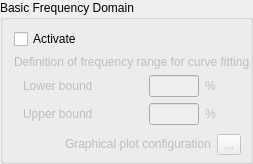
                 <widget class="QGroupBox" name="groupBox_BFD">
                  <property name="sizePolicy">
                   <sizepolicy hsizetype="Preferred" vsizetype="Minimum">
                    <horstretch>0</horstretch>
                    <verstretch>0</verstretch>
                   </sizepolicy>
                  </property>
                  <property name="minimumSize">
                   <size>
                    <width>250</width>
                    <height>0</height>
                   </size>
                  </property>
                  <property name="title">
                   <string>Basic Frequency Domain</string>
                  </property>
                  <layout class="QVBoxLayout" name="verticalLayout_16">
                   <property name="spacing">
                    <number>6</number>
                   </property>
                   <property name="topMargin">
                    <number>9</number>
                   </property>
                   <property name="rightMargin">
                    <number>0</number>
                   </property>
                   <property name="bottomMargin">
                    <number>3</number>
                   </property>
                   <item>
                    <widget class="QCheckBox" name="checkBox_activate_BFD">
                     <property name="text">
                      <string>Activate</string>
                     </property>
                    </widget>
                   </item>
                   <item>
                    <widget class="QLabel" name="label_curveFittingFrequency_BFD">
                     <property name="enabled">
                      <bool>false</bool>
                     </property>
                     <property name="sizePolicy">
                      <sizepolicy hsizetype="Fixed" vsizetype="Fixed">
                       <horstretch>0</horstretch>
                       <verstretch>0</verstretch>
                      </sizepolicy>
                     </property>
                     <property name="minimumSize">
                      <size>
                       <width>120</width>
                       <height>0</height>
                      </size>
                     </property>
                     <property name="toolTip">
                      <string/>
                     </property>
                     <property name="toolTipDuration">
                      <number>0</number>
                     </property>
                     <property name="text">
                      <string>Definition of frequency range for curve fitting</string>
                     </property>
                     <property name="alignment">
                      <set>Qt::AlignJustify|Qt::AlignVCenter</set>
                     </property>
                    </widget>
                   </item>
                   <item>
                    <widget class="QWidget" name="widget_curveFittingFrequencyLowerBound_BFD" native="true">
                     <property name="sizePolicy">
                      <sizepolicy hsizetype="Fixed" vsizetype="Fixed">
                       <horstretch>0</horstretch>
                       <verstretch>0</verstretch>
                      </sizepolicy>
                     </property>
                     <property name="minimumSize">
                      <size>
                       <width>100</width>
                       <height>0</height>
                      </size>
                     </property>
                     <layout class="QHBoxLayout" name="horizontalLayout_23">
                      <property name="topMargin">
                       <number>0</number>
                      </property>
                      <property name="bottomMargin">
                       <number>0</number>
                      </property>
                      <item>
                       <widget class="QLabel" name="label_curveFittingFrequencyLowerBound_BFD">
                        <property name="enabled">
                         <bool>false</bool>
                        </property>
                        <property name="sizePolicy">
                         <sizepolicy hsizetype="Fixed" vsizetype="Fixed">
                          <horstretch>0</horstretch>
                          <verstretch>0</verstretch>
                         </sizepolicy>
                        </property>
                        <property name="minimumSize">
                         <size>
                          <width>120</width>
                          <height>0</height>
                         </size>
                        </property>
                        <property name="toolTip">
                         <string/>
                        </property>
                        <property name="toolTipDuration">
                         <number>0</number>
                        </property>
                        <property name="text">
                         <string>Lower bound</string>
                        </property>
                        <property name="alignment">
                         <set>Qt::AlignJustify|Qt::AlignVCenter</set>
                        </property>
                       </widget>
                      </item>
                      <item alignment="Qt::AlignLeft">
                       <widget class="QLineEdit" name="lineEdit_curveFittingFrequencyLowerBound_BFD">
                        <property name="enabled">
                         <bool>false</bool>
                        </property>
                        <property name="sizePolicy">
                         <sizepolicy hsizetype="Fixed" vsizetype="Fixed">
                          <horstretch>0</horstretch>
                          <verstretch>0</verstretch>
                         </sizepolicy>
                        </property>
                        <property name="minimumSize">
                         <size>
                          <width>30</width>
                          <height>0</height>
                         </size>
                        </property>
                        <property name="maximumSize">
                         <size>
                          <width>50</width>
                          <height>16777215</height>
                         </size>
                        </property>
                        <property name="toolTip">
                         <string>&lt;html&gt;&lt;head/&gt;&lt;body&gt;&lt;p&gt;Specified in % of the peak frequency&lt;/p&gt;&lt;/body&gt;&lt;/html&gt;</string>
                        </property>
                        <property name="maxLength">
                         <number>8</number>
                        </property>
                       </widget>
                      </item>
                      <item alignment="Qt::AlignLeft">
                       <widget class="QLabel" name="label_curveFittingFrequencyLowerBoundUnits_BFD">
                        <property name="enabled">
                         <bool>false</bool>
                        </property>
                        <property name="sizePolicy">
                         <sizepolicy hsizetype="Fixed" vsizetype="Fixed">
                          <horstretch>0</horstretch>
                          <verstretch>0</verstretch>
                         </sizepolicy>
                        </property>
                        <property name="minimumSize">
                         <size>
                          <width>20</width>
                          <height>0</height>
                         </size>
                        </property>
                        <property name="text">
                         <string>%</string>
                        </property>
                       </widget>
                      </item>
                     </layout>
                    </widget>
                   </item>
                   <item>
                    <widget class="QWidget" name="widget_curveFittingFrequencyUpperBound_BFD" native="true">
                     <property name="sizePolicy">
                      <sizepolicy hsizetype="Fixed" vsizetype="Fixed">
                       <horstretch>0</horstretch>
                       <verstretch>0</verstretch>
                      </sizepolicy>
                     </property>
                     <property name="minimumSize">
                      <size>
                       <width>100</width>
                       <height>0</height>
                      </size>
                     </property>
                     <layout class="QHBoxLayout" name="horizontalLayout_24">
                      <property name="topMargin">
                       <number>0</number>
                      </property>
                      <property name="bottomMargin">
                       <number>0</number>
                      </property>
                      <item>
                       <widget class="QLabel" name="label_curveFittingFrequencyUpperBound_BFD">
                        <property name="enabled">
                         <bool>false</bool>
                        </property>
                        <property name="sizePolicy">
                         <sizepolicy hsizetype="Fixed" vsizetype="Fixed">
                          <horstretch>0</horstretch>
                          <verstretch>0</verstretch>
                         </sizepolicy>
                        </property>
                        <property name="minimumSize">
                         <size>
                          <width>120</width>
                          <height>0</height>
                         </size>
                        </property>
                        <property name="text">
                         <string>Upper bound</string>
                        </property>
                        <property name="alignment">
                         <set>Qt::AlignJustify|Qt::AlignVCenter</set>
                        </property>
                       </widget>
                      </item>
                      <item alignment="Qt::AlignLeft">
                       <widget class="QLineEdit" name="lineEdit_curveFittingFrequencyUpperBound_BFD">
                        <property name="enabled">
                         <bool>false</bool>
                        </property>
                        <property name="sizePolicy">
                         <sizepolicy hsizetype="Fixed" vsizetype="Fixed">
                          <horstretch>0</horstretch>
                          <verstretch>0</verstretch>
                         </sizepolicy>
                        </property>
                        <property name="minimumSize">
                         <size>
                          <width>30</width>
                          <height>0</height>
                         </size>
                        </property>
                        <property name="maximumSize">
                         <size>
                          <width>50</width>
                          <height>16777215</height>
                         </size>
                        </property>
                        <property name="toolTip">
                         <string>&lt;html&gt;&lt;head/&gt;&lt;body&gt;&lt;p&gt;Specified in % of the peak frequency&lt;/p&gt;&lt;/body&gt;&lt;/html&gt;</string>
                        </property>
                        <property name="maxLength">
                         <number>8</number>
                        </property>
                       </widget>
                      </item>
                      <item alignment="Qt::AlignLeft">
                       <widget class="QLabel" name="label_curveFittingFrequencyUpperBoundUnits_BFD">
                        <property name="enabled">
                         <bool>false</bool>
                        </property>
                        <property name="sizePolicy">
                         <sizepolicy hsizetype="Fixed" vsizetype="Fixed">
                          <horstretch>0</horstretch>
                          <verstretch>0</verstretch>
                         </sizepolicy>
                        </property>
                        <property name="minimumSize">
                         <size>
                          <width>20</width>
                          <height>0</height>
                         </size>
                        </property>
                        <property name="text">
                         <string>%</string>
                        </property>
                       </widget>
                      </item>
                     </layout>
                    </widget>
                   </item>
                   <item alignment="Qt::AlignRight|Qt::AlignVCenter">
                    <widget class="QWidget" name="widget_graphicalConfig_BFD" native="true">
                     <property name="sizePolicy">
                      <sizepolicy hsizetype="Fixed" vsizetype="Fixed">
                       <horstretch>0</horstretch>
                       <verstretch>0</verstretch>
                      </sizepolicy>
                     </property>
                     <property name="minimumSize">
                      <size>
                       <width>100</width>
                       <height>0</height>
                      </size>
                     </property>
                     <layout class="QHBoxLayout" name="horizontalLayout_46">
                      <property name="topMargin">
                       <number>3</number>
                      </property>
                      <property name="bottomMargin">
                       <number>3</number>
                      </property>
                      <item>
                       <widget class="QLabel" name="label_graphicalConfig_BFD">
                        <property name="enabled">
                         <bool>false</bool>
                        </property>
                        <property name="sizePolicy">
                         <sizepolicy hsizetype="Fixed" vsizetype="Fixed">
                          <horstretch>0</horstretch>
                          <verstretch>0</verstretch>
                         </sizepolicy>
                        </property>
                        <property name="minimumSize">
                         <size>
                          <width>120</width>
                          <height>0</height>
                         </size>
                        </property>
                        <property name="toolTip">
                         <string/>
                        </property>
                        <property name="toolTipDuration">
                         <number>0</number>
                        </property>
                        <property name="text">
                         <string>Graphical plot configuration</string>
                        </property>
                        <property name="alignment">
                         <set>Qt::AlignJustify|Qt::AlignVCenter</set>
                        </property>
                       </widget>
                      </item>
                      <item>
                       <widget class="QToolButton" name="toolButton_graphicalConfig_BFD">
                        <property name="enabled">
                         <bool>false</bool>
                        </property>
                        <property name="text">
                         <string>...</string>
                        </property>
                       </widget>
                      </item>
                     </layout>
                    </widget>
                   </item>
                  </layout>
                 </widget>
